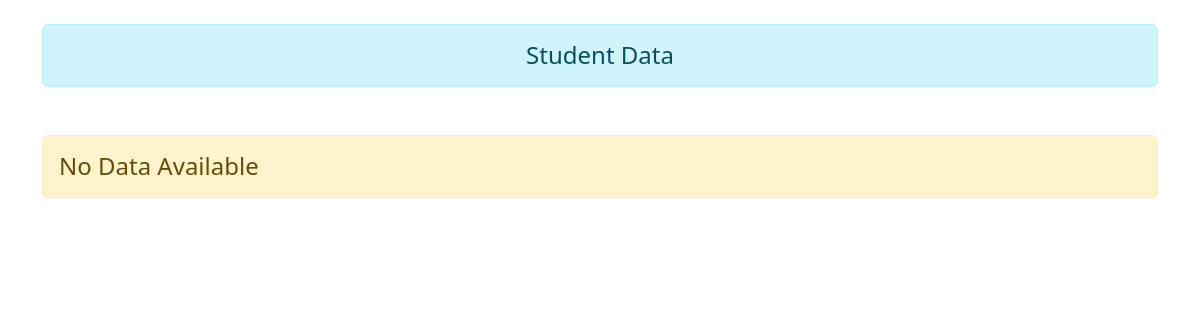
The app's page /genview/std_detail/, older data.
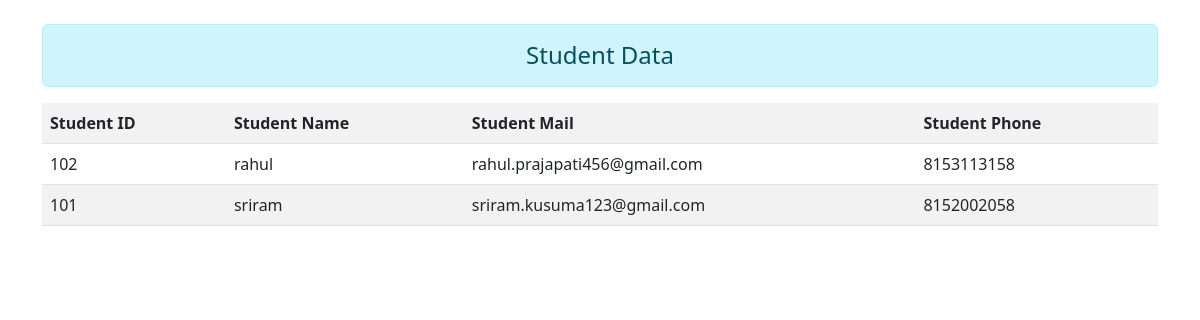
The same page, newer data.
### genview_app/models.py (models this page shows, shortened)
class student_detail(models.Model):
    std_id = models.IntegerField()
    std_name = models.CharField(max_length=25)
    std_mail = models.EmailField(max_length=30)
    std_phone = models.CharField(max_length=10)

### genview_app/views.py (the view)
# urls.py: path('std_detail/',views.std_listview.as_view(), name='std_detail'),
class std_listview(ListView):
    model = student_detail
    ordering = ['std_name']
    template_name = 'genview_app/std_details.html'
    context_object_name = 'std_data'
    def get_queryset(self):
        return student_detail.objects.filter(std_mail__contains='gmail')
    def get_context_data(self, **kwargs):
        new_context = super().get_context_data(**kwargs)
        stds = new_context['object_list']
        std_datails = stds.order_by('std_name')
        new_context = {'std_data':std_datails}
        return new_context

### genview_app/templates/genview_app/std_details.html (shortened to what this page needs)
<!DOCTYPE html>
{% load static %}
<html lang='en'>
    <head>
        <link rel="stylesheet" href="{% static 'crud/css/bootstrap.min.css' %}">
    </head>
    <body>
        <br/>
        <div class="container">
            <div class='row'>
                <div class='col-sm-12'>
                    <h4 class='text-center alert alert-info'>Student Data</h4>
                    {% if std_data %}
                    <table class='container table table-striped'>
                        <tr>
                            <th>Student ID</th>
                            <th>Student Name</th>
                            <th>Student Mail</th>
                            <th>Student Phone</th>
                        </tr>
                        {% for st in std_data %}
                        <tr>
                            <td>{{st.std_id}}</td>
                            <td>{{st.std_name}}</td>
                            <td>{{st.std_mail}}</td>
                            <td>{{st.std_phone}}</td>
                        </tr>
                        {% endfor %}
                    </table>
                    {% else %}
                        <h4 class='container mt-5 alert alert-warning'>No Data Available</h3>
                    {% endif %}
                </div>
            </div>
        </div>
</body>
</html>

### genview_app/templates/genview_app/std_details.html (style rules this page uses)
th,td { border: 1px black solid; }

Row changes from the older to the newer data that the page shows:
added student_detail: std_id "102", std_name "rahul", std_mail "rahul.prajapati456@gmail.com", std_phone "8153113158"
added student_detail: std_id "101", std_name "sriram", std_mail "sriram.kusuma123@gmail.com", std_phone "8152002058"
Text that changed along with them:
text no longer shown: "No Data Available"
text now shown: "Student ID Student Name Student Mail Student Phone"
